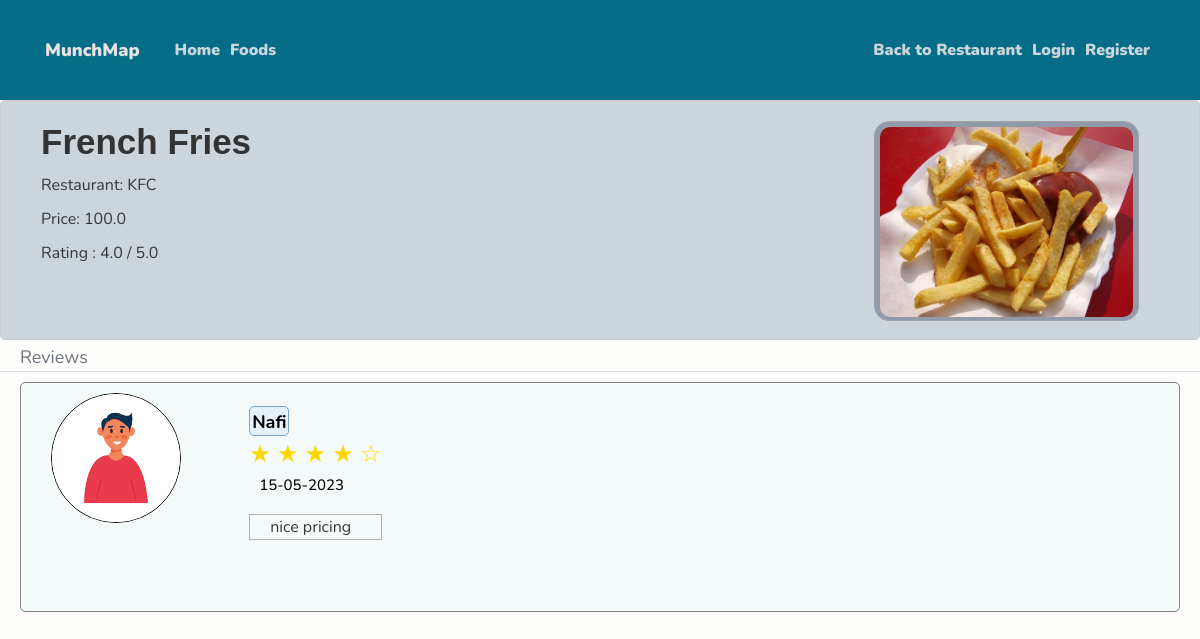
/food/4, run on an earlier commit of the app's database.
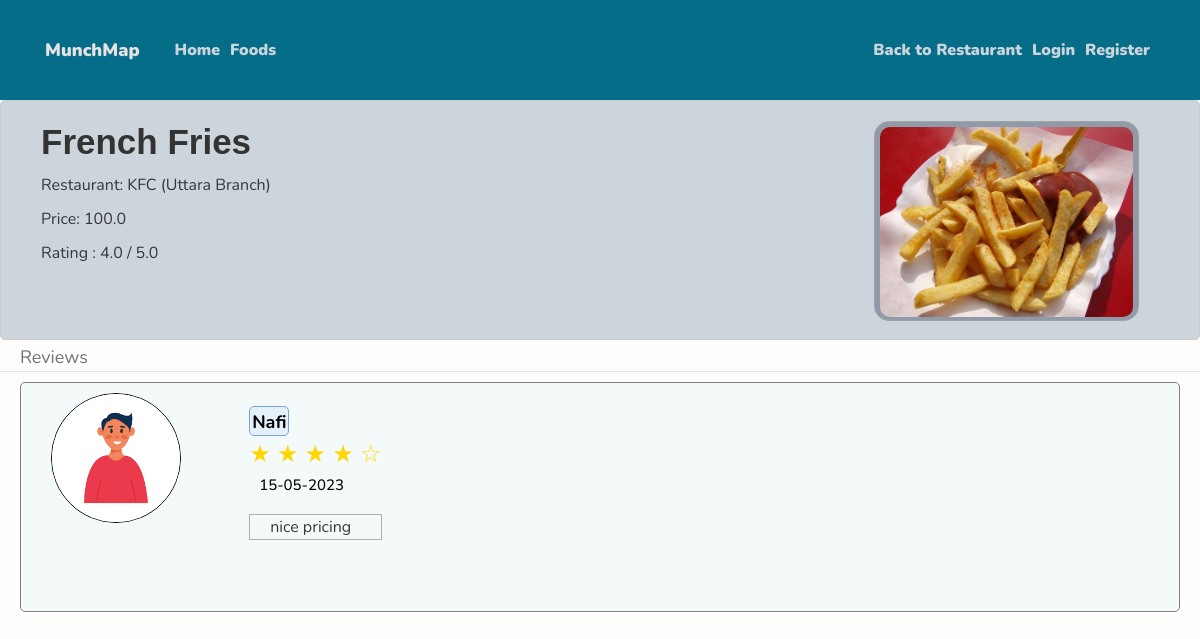
And on a later commit of the database.
### website/models.py (models this page shows, shortened)
class Restaurant(db.Model):
    id = db.Column(db.Integer, primary_key=True)
    name = db.Column(db.String(100), nullable=False)
    owner_id = db.Column(db.Integer, db.ForeignKey('user.id'), nullable=False)
    image_file = db.Column(db.String(20), nullable=False,
                           default='default.jpg')
    location = db.Column(db.String(100), nullable=False)
    description = db.Column(db.Text, nullable=False, default='No description')
    detail_location = db.Column(db.Text)
    rating = db.Column(db.Float, default=0.0)
    foods = db.relationship('Food', backref='belong_to', lazy=True)
    reviews = db.relationship(
        'RestaurantReview', backref='review_for', lazy=True)
    rating_count = db.Column(db.Float, nullable=False, default=0.0)
    total_rating = db.Column(db.Float, nullable=False, default=0.0)
    ratign = db.Column(db.Float, nullable=False, default=0.0)

### website/foods/routes.py (the view)
@foods.route("/food/<int:food_id>")
def food(food_id):
    food = Food.query.get_or_404(food_id)
    reviews = FoodReview.query.filter_by(food_id=food_id).order_by(
        FoodReview.date_posted.desc()).all()
    return render_template('review.html', food=food, reviews=reviews)

### website/templates/review.html (shortened to what the changed rows need)
<!DOCTYPE html>
<html>
  <head>
    <link
      rel="stylesheet"
      href="https://maxcdn.bootstrapcdn.com/bootstrap/4.0.0/css/bootstrap.min.css"
    />
    <link
      rel="stylesheet"
      href="https://cdnjs.cloudflare.com/ajax/libs/font-awesome/5.15.3/css/all.min.css"
    />
    <link
      rel="stylesheet"
      type="text/css"
      href="{{ url_for('static', filename='review.css') }}"
    />
  </head>
  <body>
    <div class="restaurant-details">
      <div class="text-container">
        <h1>{{ food.name }}</h1>
        <p>Restaurant: {{ food.belong_to.name }}</p>
        <p>Price: {{ food.price }}</p>
        {% if food.rating_count > 0 %}
        <p>
          Rating : {{ (food.total_rating/food.rating_count) | round(1) }} / 5.0
        </p>
        {% else %}
        <p>Rating : 0 / 5</p>
        {% endif %}
      </div>
    </div>
    {% set flag = [] %}
  </body>
</html>

What changed in the data, as far as the page shows it:
changed Restaurant: belong_to.name "KFC" → "KFC (Uttara Branch)"
